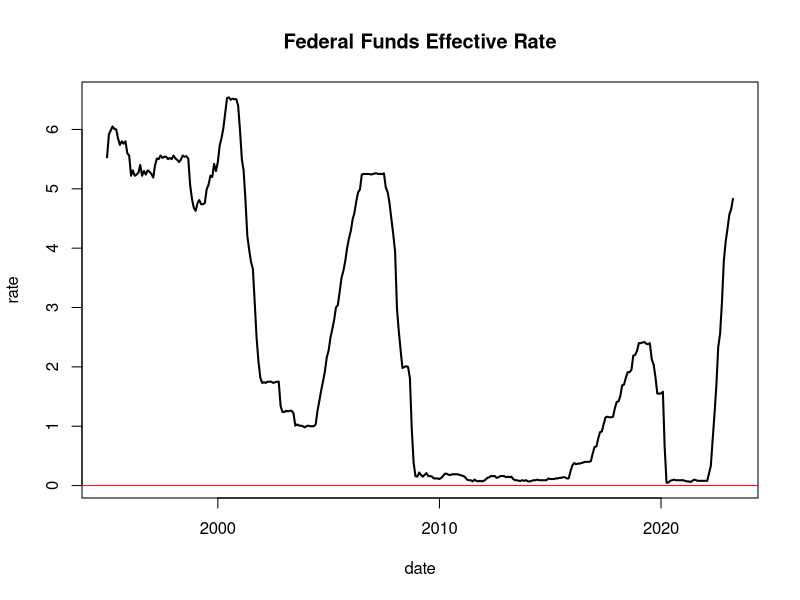

Source code (R):
# File: empirical_evidence_fed_put.R
# Title: Empirical Evidence of the FED Put

# Stock Returns over the FOMC Cycle
# Anna Cieslak, Duke University and CEPR
# Adair Morse, University of California Berkeley and NBER
# Annette Vissing-Jorgensen, University of California Berkeley and NBER

# Abstract: "We document that since 1994 the equity premium realized in the US and worldwide is
# earned entirely in weeks 0, 2, 4 and 6 in FOMC cycle time, i.e. in even weeks starting from the
# last FOMC meeting. We tie this fact causally to the Fed by studying intermeeting target changes,
# Fed funds futures, and internal meetings of the Board of Governors. The Fed has affected the stock
# market via unexpectedly accommodating policy, leading to large reductions in the equity risk
# premium. Evidence suggests systematic informal communication of Fed officials with the media
# and financial sector as a possible channel through which news about monetary policy has reached
# the market."

# The Economics of the Fed Put 
# Anna Cieslak, Fuqua School of Business, Duke University, NBER and CEPR
# Annette Vissing-Jorgensen, Haas School of Business, University of California, Berkeley, NBER

# "Since the mid-1990s, negative stock returns comove with downgrades to the Fed’s growth expectations 
# and predict policy accommodations. Textual analysis of FOMC documents reveals that policy makers pay 
# attention to the stock market. The primary mechanism is their concern with the consumption wealth effect, 
# with a secondary role for the market predicting the economy. We find little evidence of the Fed overreacting 
# to the market in an ex post sense (reacting beyond the market’s effect on growth expectations). 
# Although policy makers are aware that the Fed put could induce risk-taking, moral hazard considerations appear 
# not to significantly affect their decision-making ex ante." (JEL E44, E52, E58)

# Research Question: Does the "Fed Put" persist in the U.S. after the great financial crisis?

# Dates of FOMC meetings.
# => The FOMC meets eight times per year. ~ every 6.5 weeks 
# => Find empirical evidence that the excess profits are earned in 0, 2, 4 and 6 in FOMC cycle time.

# => Therefore, Build a time series with the historical FOMC dates?
# Sources:
# https://www.thebalancemoney.com/fomc-meetings-schedule-and-statement-summaries-3305975#toc-2017-fomc-meetings
# https://www.federalreserve.gov/monetarypolicy/fomccalendars.htm


# => Two different regressions to be performed: (Coefficients statistically significant and statistically different from each other?)
# Even weeks Vs. Odd weeks in FOMC cycle time starting from the last FOMC meeting.

# approx. Dates of the GFC? Which timespan for the GFC uses macrotrends.net in their plots?
# 3.1 Empirical Evidence of the FED Put before the GFC

# => Find the historical Dates of FOMC meetings before the GFC
# => Perform two regression using sp500 even weeks vs odd weeks within FOMC cycle times
# => Thinking: maybe could be modeled using a dummy variable and performing a CHOW Test?
# => Find out how to do this in R compared to STATA.


# 3.2 Empirical Evidence of the FED Put after the GFC
# 3.2.1 Does the "FED" Put exist after the GFC (should not be possible, no arbitrage!)


# Simple linear regression model between FFR and s&p500
# Fed Target Fund Rate
ffr <- read.csv('data/FEDFUNDS.csv')
# plot
plot(x = as.Date(ffr$DATE),
     y = ffr$FEDFUNDS,
     type = "l",
     lwd = 2,
     xlab = "date",
     ylab = "rate",
     main = "Federal Funds Effective Rate")
# Add a black horizontal line
abline(h = 0, col = "red")


# Empirical Evidence for the FED Put after the GFC (2018 till march 2023) using the S&P500 und FOMC cycle time binary dummies:


# 6th June 2023 - draft/proposed of the first regression model (empirical evidence of the FED Put):
# regress: 
# ŷ *sp500_t = γ0 *w_t-0 + ... + γ7 *w_t-7 + ε_t
# where:
# sp500_t ... Time series of the s&p500
# w_t-0 - w_t-7 ... Ex-ante / t-x ... x=[0,1,2,3,4,5,6,7] shifted binary dummies for odd/even weeks in the FOMC cycle
# ε_t ... Error term



# Empirical Evidence for the FED Put using the S&P500 and the FED target fund rate (before/after the GFC)





# Empirical Evidence for the FED Put using the S&P500 and the US shadow short rate (before/after the GFC)

